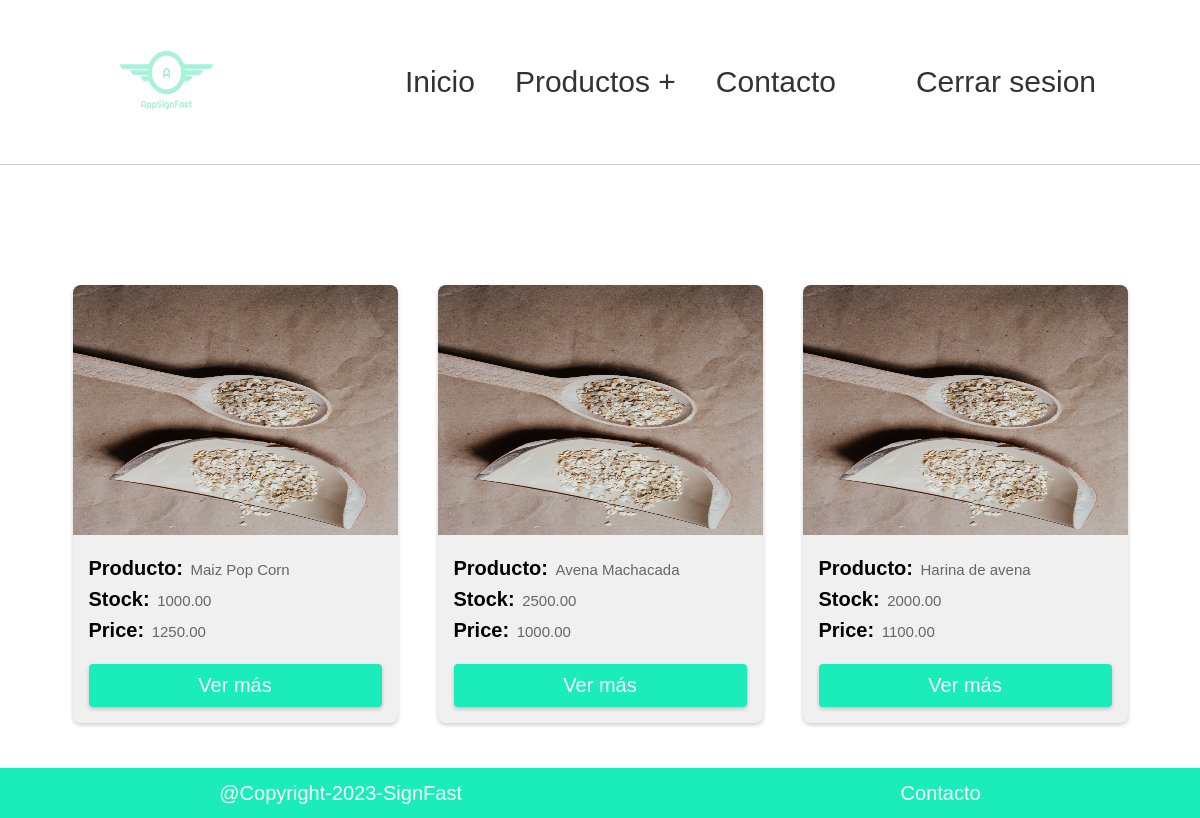
The app's page /product/ (signed in) with its own data.
### productApp/models.py (models this page shows, shortened)
class Product(models.Model):
    codigo = models.IntegerField(primary_key=True)
    nombre_producto = models.CharField(max_length=100)
    precio = models.DecimalField(null=True, max_digits=10, decimal_places=2)
    stock = models.DecimalField(null=True, max_digits=10, decimal_places=2)
    descripcion = models.CharField(max_length=150, null=True)
    img_producto = models.ImageField(upload_to="products",null=True)
    class meta:
        verbose_name = 'product'
        verbose_name_plural = 'products'

### productApp/views/vProductList.py (the view)
# urls.py: path("", login_required(vProductList.productList), name="productList"),
def productList(request):
    productos = Product.objects.all()[:9]
    return render(request, "productList.html", {'productos' : productos})

### productApp/templates/productList.html (shortened to what this page needs)
{% extends 'base.html' %}
{% block content%}
{% load static %}
<link rel="stylesheet" href="{% static 'css/css-productList.css' %}">
<section class="card__container">
    {% for producto in productos %}
        <div class="card">
            <img src="{% static 'img/avena.jpg'%}" alt="">
            <div class="card--content">
                <P class="title"><strong>Producto:</strong>
                    <span class="sub--title">{{ producto.nombre_producto }}</span>
                </P>
                <P class="title"><strong>Stock:</strong>
                    <span class="sub--title">{{ producto.stock }}</span>
                </P>
                <P class="title"><strong>Price:</strong>
                    <span class="sub--title">{{ producto.precio }}</span>
                </P>
                <a href="" class="btn">Ver más</a>
            </div>
        </div>
    {% endfor %}
</section>
</body>
</html>
{% endblock content%}

### static/base/css-base.css (style rules this page uses)
* { margin: 0; padding: 0; font-family: sans-serif; }
body { min-height: 100vh; }

### productApp/static/css/css-productList.css (style rules this page uses)
* { margin: 0; padding: 0; font-family: sans-serif; box-sizing: border-box; }
.card__container { display: flex; justify-content: center; flex-wrap: wrap; margin-top: 100px; }
.card { width: 325px; background-color: #f0f0f0; border-radius: 8px; overflow: hidden; box-shadow: 0px 2px 4px rgba(0,0,0,0.2); margin: 20px; }
.card img { width: 100%; height: 250px; }
.card--content { padding: 16px; }
.card--content p { color: black; font-size: 20px; line-height: 1.3; margin-bottom: 5px; }
.card--content span { color: #666; font-size: 15px; line-height: 1.3; margin-left: 2px; }
.card--content .btn { display: inline-block; padding: 10px; width: 100%; background-color: #1AEDBA; text-decoration: none; text-align: center; font-size: 20px; border-radius: 4px; margin-top: 16px; color: #fff; box-shadow: 0px 2px 4px rgba(0,0,0,0.2); }

### records on screen
Product: nombre_producto "Maiz Pop Corn", stock "1000.00", precio "1250.00"
Product: nombre_producto "Avena Machacada", stock "2500.00", precio "1000.00"
Product: nombre_producto "Harina de avena", stock "2000.00", precio "1100.00"
